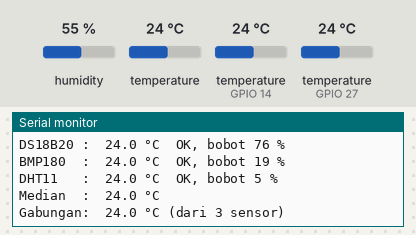
This sketch was run on a simulated ESP32. Parts: the last lines printed to the serial monitor. The test bench sets the inputs (shaded band); at power-on: temperature 24 °C, temperature (sensors on GPIO 14, GPIO 27) 24 °C, humidity 55 %.

Above: at 4.8 s.
4.9 s: temperature (sensor 0) set to 12 °C
9.5 s: temperature (sensor on GPIO 14) set to 12 °C
At 10.5 s:
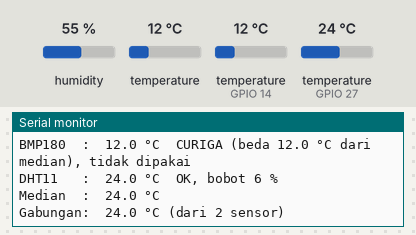
12.4 s: temperature (sensor on GPIO 27) set to 12 °C
At 14.9 s:
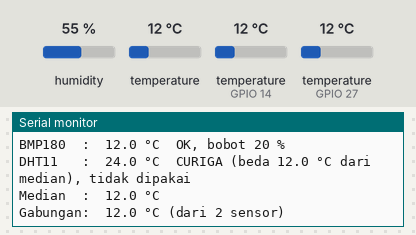
15.5 s: temperature (sensor 0) set to 2 °C
At 19.1 s:
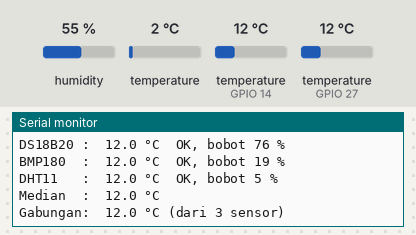
21.5 s: temperature (sensor on GPIO 14) set to 19 °C
At 23.1 s:
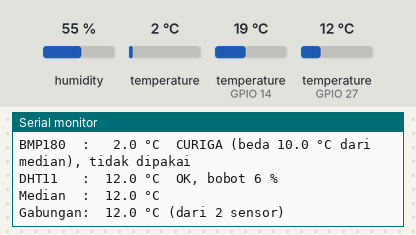
27.5 s: temperature (sensor on GPIO 27) set to 2 °C
At 33.4 s:
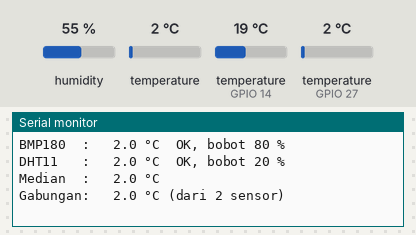
Timing chart, 0 to 34.5 s (numbered marks = the images above; inputs shaded):
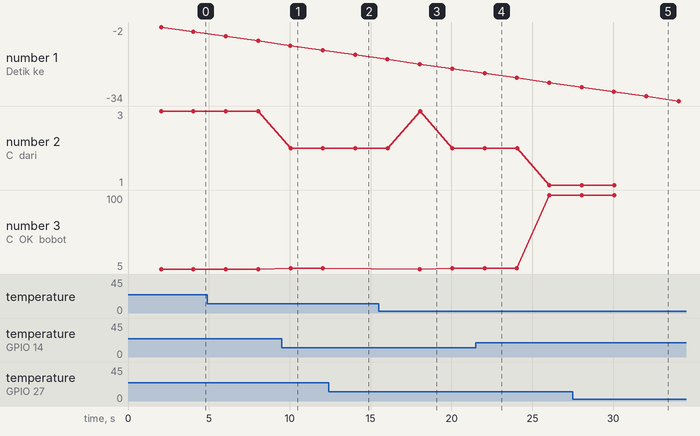

Measured:
- after the input at 9.5 s, the serial monitor: prints a new line after 0.51 s (image 1)
- after the input at 12.4 s, the serial monitor: prints a new line after 1.6 s (image 2)
- after the input at 15.5 s, the serial monitor: prints a new line after 0.52 s (image 3)
- after the input at 21.5 s, the serial monitor: prints a new line after 0.52 s (image 4)
- after the input at 27.5 s, the serial monitor: prints a new line after 0.54 s (image 5)
- plotted number 2: 2 → 1 after the input at 21.5 s
- plotted number 3: 6 → 100 after the input at 21.5 s

The sketch:

p5_tiga_sensor_suhu.ino
```cpp
/*
 * BAB 34 - Program 5: Tiga Sensor Suhu, Satu Angka
 * Membaca suhu dari DS18B20, BMP180, dan DHT11 setiap 2 detik tanpa delay().
 * Setiap bacaan diperiksa (data gagal, batas wajar, laju perubahan),
 * dihaluskan dengan EMA, lalu ketiganya digabung:
 *   - median untuk mencari sensor yang mencurigakan,
 *   - rata-rata berbobot dari sensor yang sehat sebagai hasil akhir.
 *
 * Rangkaian: DS (header hijau) → IO14, DHT (header hijau) → IO27,
 *            BMP180 lewat jumper cap JP (SDA = IO21, SCL = IO22)
 * Library  : DHT sensor library, Adafruit Unified Sensor, OneWire,
 *            DallasTemperature, Adafruit BMP085 Library
 */

#include <DHT.h>
#include <OneWire.h>
#include <DallasTemperature.h>
#include <Adafruit_BMP085.h>

#define PIN_DS  14  // DS18B20 (pin DS) → IO14
#define PIN_DHT 27  // DHT11 (pin DHT) → IO27

// ── Pengaturan pengolahan data ──
const unsigned long JEDA_BACA_MS = 2000;    // DHT11: jangan kurang dari 2000 ms
const float ALPHA = 0.3;                    // EMA untuk setiap sensor
const float MAKS_PERUBAHAN = 3.0;           // °C per bacaan; lebih dari ini dianggap lonjakan
const int   BATAS_TOLAK_BERUNTUN = 3;       // menyimpang 3 kali berturut-turut = perubahan nyata
const float BATAS_BEDA_MEDIAN = 3.0;        // °C; lebih jauh dari median = mencurigakan
const unsigned long BATAS_BASI_MS = 10000;  // tanpa bacaan valid lebih dari 10 detik = tidak ada data

// Timer serbaguna dari BAB 16
struct Timer {
  unsigned long interval;   // ms
  unsigned long waktuLalu;  // hasil millis() saat terakhir dijalankan

  bool sudahWaktunya(unsigned long sekarang) {
    if (sekarang - waktuLalu >= interval) {
      waktuLalu = sekarang;
      return true;
    }
    return false;
  }
};

// Satu paket data untuk setiap sensor
struct SensorSuhu {
  const char *nama;
  float akurasi;             // ± °C menurut datasheet, untuk menghitung bobot
  float batasBawah;          // batas wajar (°C)
  float batasAtas;
  float ema;                 // suhu yang sudah dihaluskan
  float pembanding;          // bacaan terakhir yang diterima (untuk cek laju)
  int   tolakBeruntun;       // berapa kali berturut-turut menyimpang terlalu jauh
  bool  adaData;             // sudah pernah menerima bacaan valid?
  unsigned long waktuValid;  // millis() saat bacaan valid terakhir
};

const int JUMLAH_SENSOR = 3;
const int S_DS = 0, S_BMP = 1, S_DHT = 2;  // nomor urut setiap sensor di array

SensorSuhu sensor[JUMLAH_SENSOR] = {
  // nama      akurasi  bawah   atas    ema  pembanding tolak adaData waktu
  {"DS18B20",  0.5,    -55.0,  125.0,  NAN, NAN,       0,    false,  0},
  {"BMP180",   1.0,    -40.0,   85.0,  NAN, NAN,       0,    false,  0},
  {"DHT11",    2.0,      0.0,   50.0,  NAN, NAN,       0,    false,  0},
};

OneWire oneWire(PIN_DS);
DallasTemperature ds18b20(&oneWire);
Adafruit_BMP085 bmp;
DHT dht(PIN_DHT, DHT11);
bool bmpAda = false;

Timer timerBaca = {JEDA_BACA_MS, 0};

float median3(float a, float b, float c) {
  if (a > b) { float t = a; a = b; b = t; }
  if (b > c) { float t = b; b = c; c = t; }
  if (a > b) { float t = a; a = b; b = t; }
  return b;
}

float bobotSensor(const SensorSuhu &s) {
  return 1.0 / (s.akurasi * s.akurasi);  // makin akurat, makin besar bobotnya
}

// Periksa satu bacaan mentah, lalu masukkan ke EMA kalau lolos
void prosesBacaan(SensorSuhu &s, float mentah, unsigned long sekarang) {
  // Lapis 1: data gagal
  if (isnan(mentah)) {
    Serial.printf("  ! %s: data gagal, dilewati\n", s.nama);
    return;
  }
  // Lapis 2: batas wajar
  if (mentah < s.batasBawah || mentah > s.batasAtas) {
    Serial.printf("  ! %s: %.1f °C di luar batas wajar, ditolak\n", s.nama, mentah);
    return;
  }
  // Lapis 3: laju perubahan (dilewati kalau belum punya data atau datanya sudah basi)
  bool mulaiBaru = !s.adaData || (sekarang - s.waktuValid > BATAS_BASI_MS);
  if (!mulaiBaru && fabsf(mentah - s.pembanding) > MAKS_PERUBAHAN) {
    s.tolakBeruntun = s.tolakBeruntun + 1;
    if (s.tolakBeruntun < BATAS_TOLAK_BERUNTUN) {
      Serial.printf("  ! %s: %.1f °C berubah terlalu cepat, ditolak\n", s.nama, mentah);
      return;
    }
    Serial.printf("  ! %s: %.1f °C menyimpang %d kali berturut-turut, dianggap perubahan nyata\n",
                  s.nama, mentah, s.tolakBeruntun);
    mulaiBaru = true;
  }
  // Lolos semua pemeriksaan
  s.tolakBeruntun = 0;
  s.pembanding = mentah;
  s.waktuValid = sekarang;
  s.adaData = true;
  if (mulaiBaru) {
    s.ema = mentah;                            // mulai EMA dari bacaan ini
  } else {
    s.ema = s.ema + ALPHA * (mentah - s.ema);  // EMA biasa
  }
}

void bacaSemuaSensor(unsigned long sekarang) {
  // DS18B20: ambil hasil pengukuran yang dimulai 2 detik lalu, lalu mulai pengukuran baru
  float suhuDS = ds18b20.getTempCByIndex(0);
  if (suhuDS == DEVICE_DISCONNECTED_C || suhuDS == 85.0) {
    suhuDS = NAN;  // -127 (tidak terhubung) atau 85 (belum pernah mengukur) = gagal
  }
  ds18b20.requestTemperatures();  // tidak menunggu, karena setWaitForConversion(false)
  prosesBacaan(sensor[S_DS], suhuDS, sekarang);

  // BMP180: hanya kalau terdeteksi saat setup()
  if (bmpAda) {
    prosesBacaan(sensor[S_BMP], bmp.readTemperature(), sekarang);
  }

  // DHT11: paksa membaca sekarang; timer sudah menjamin jeda 2 detik (lihat BAB 26)
  dht.read(true);
  prosesBacaan(sensor[S_DHT], dht.readTemperature(), sekarang);
}

void gabungkanDanCetak(unsigned long sekarang) {
  // 1. Sensor mana yang datanya masih segar?
  bool segar[JUMLAH_SENSOR];
  float nilaiSegar[JUMLAH_SENSOR];
  int jumlahSegar = 0;
  for (int i = 0; i < JUMLAH_SENSOR; i++) {
    segar[i] = sensor[i].adaData && (sekarang - sensor[i].waktuValid <= BATAS_BASI_MS);
    if (segar[i]) {
      nilaiSegar[jumlahSegar] = sensor[i].ema;
      jumlahSegar = jumlahSegar + 1;
    }
  }

  // 2. Median dari sensor yang segar
  float median = NAN;
  if (jumlahSegar == 3) {
    median = median3(nilaiSegar[0], nilaiSegar[1], nilaiSegar[2]);
  } else if (jumlahSegar == 2) {
    median = (nilaiSegar[0] + nilaiSegar[1]) / 2.0;  // median dua angka = rata-ratanya
  } else if (jumlahSegar == 1) {
    median = nilaiSegar[0];
  }

  // 3. Tandai yang mencurigakan (hanya bisa kalau ada 3 sensor), lalu hitung rata-rata berbobot
  bool curiga[JUMLAH_SENSOR];
  float jumlahBobot = 0;
  float jumlahBerbobot = 0;
  int jumlahDipakai = 0;
  for (int i = 0; i < JUMLAH_SENSOR; i++) {
    curiga[i] = segar[i] && jumlahSegar == 3 && fabsf(sensor[i].ema - median) > BATAS_BEDA_MEDIAN;
    if (segar[i] && !curiga[i]) {
      jumlahBobot = jumlahBobot + bobotSensor(sensor[i]);
      jumlahBerbobot = jumlahBerbobot + bobotSensor(sensor[i]) * sensor[i].ema;
      jumlahDipakai = jumlahDipakai + 1;
    }
  }

  // 4. Cetak laporan
  Serial.printf("--- Detik ke-%lu ---\n", sekarang / 1000);
  for (int i = 0; i < JUMLAH_SENSOR; i++) {
    if (!segar[i]) {
      Serial.printf("%-8s:  --.- °C  TIDAK ADA DATA\n", sensor[i].nama);
    } else if (curiga[i]) {
      Serial.printf("%-8s: %5.1f °C  CURIGA (beda %.1f °C dari median), tidak dipakai\n",
                    sensor[i].nama, sensor[i].ema, fabsf(sensor[i].ema - median));
    } else {
      Serial.printf("%-8s: %5.1f °C  OK, bobot %.0f %%\n",
                    sensor[i].nama, sensor[i].ema, 100.0 * bobotSensor(sensor[i]) / jumlahBobot);
    }
  }

  if (jumlahDipakai == 0) {
    Serial.println("Gabungan: tidak ada sensor yang bisa dipakai!");
  } else {
    Serial.printf("Median  : %5.1f °C\n", median);
    Serial.printf("Gabungan: %5.1f °C (dari %d sensor)\n", jumlahBerbobot / jumlahBobot, jumlahDipakai);
    if (jumlahSegar == 2 && fabsf(nilaiSegar[0] - nilaiSegar[1]) > BATAS_BEDA_MEDIAN) {
      Serial.println("Peringatan: dua sensor tidak sepakat, belum bisa ditentukan mana yang salah");
    }
  }
  Serial.println();
}

void setup() {
  Serial.begin(115200);
  Serial.println("BAB 34 - Program 5: Tiga Sensor Suhu, Satu Angka");

  ds18b20.begin();
  ds18b20.setResolution(12);            // langkah 0,0625 °C, pengukuran paling lama 750 ms
  ds18b20.setWaitForConversion(false);  // requestTemperatures() tidak menunggu
  ds18b20.requestTemperatures();        // mulai pengukuran pertama; hasilnya diambil 2 detik lagi
  if (ds18b20.getDeviceCount() == 0) {
    Serial.println("Peringatan: DS18B20 tidak ditemukan. Periksa kabel DS -> IO14.");
  }

  bmpAda = bmp.begin();
  if (!bmpAda) {
    Serial.println("Peringatan: BMP180 tidak terdeteksi. Periksa jumper cap JP SCL/SDA BMP180.");
  }

  dht.begin();
  Serial.println("Bacaan pertama muncul setelah 2 detik...");
}

void loop() {
  unsigned long sekarang = millis();

  if (timerBaca.sudahWaktunya(sekarang)) {
    bacaSemuaSensor(sekarang);
    gabungkanDanCetak(sekarang);
  }

  // Tugas lain bisa ditambahkan di sini, misalnya menampilkan suhu gabungan di OLED (BAB 35).
}
```
